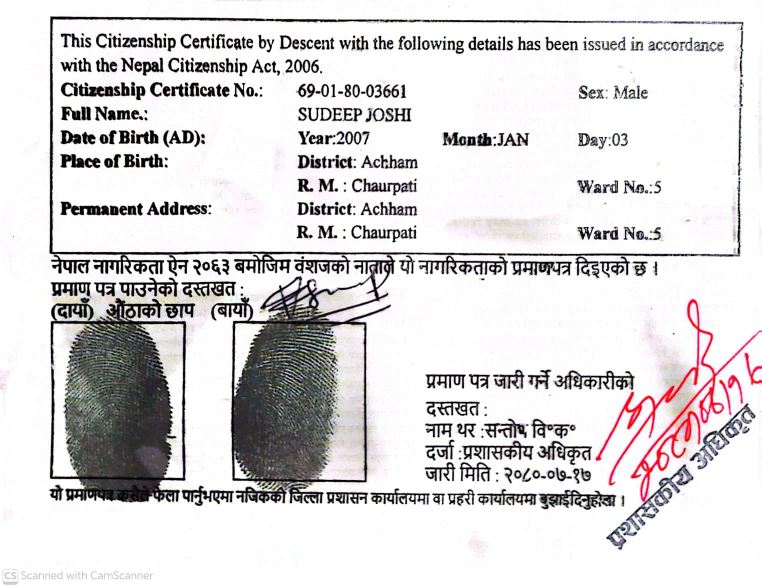
#> input picture backend/models/citizenship.jpeg, 1523 x 1175 px (shown at 1/2 size)
$ python canonical_normalizer.py citizenship.jpeg out.png   (older library calls are emulated)
#> lines starting #> are read from the running program, lines starting #| are printed output that depends on the picture
"""Phase 1 — Canonical Geometric Normalization.

Detects the thick black rectangular border in the upper portion of
a Nepal citizenship card and applies a perspective (homography) warp
to produce a fixed-size canonical image (default 1200×600 px).

The output guarantees that the SAME field always appears at the SAME
pixel coordinates regardless of the source resolution or camera angle.
"""

from dataclasses import dataclass, field
from typing import List, Optional, Tuple

import cv2
import numpy as np


# ---------------------------------------------------------------- config ---

@dataclass
class CanonicalConfig:
    """Tunable parameters for border detection and warping."""
    # Output dimensions (width × height) of the canonical image.
    canonical_width: int = 1200
    canonical_height: int = 600

    # Morphology / edge parameters
    blur_ksize: int = 5
    canny_low: int = 30
    canny_high: int = 120
    dilate_iterations: int = 3
    morph_ksize: int = 5

    # Contour filtering — the black border rectangle should occupy
    # a significant portion of the image.
    min_area_ratio: float = 0.10   # contour area / image area
    max_area_ratio: float = 0.95
    approx_epsilon_ratio: float = 0.02  # cv2.approxPolyDP epsilon

    aspect_ratio_range: Tuple[float, float] = (1.3, 5.0)

    # Adaptive thresholding fallback
    adaptive_block_size: int = 51
    adaptive_c: int = 10

    # Whether to try multiple strategies and pick the best
    multi_strategy: bool = True


# ---------------------------------------------------------------- result ---

@dataclass
class WarpMetadata:
    """Metadata about the perspective transform performed."""
    original_corners: List[List[int]]       # 4 corners in original image coords
    canonical_size: Tuple[int, int]          # (width, height)
    homography_matrix: Optional[List[List[float]]] = None
    strategy_used: str = ""
    explanation: str = ""


@dataclass
class CanonicalResult:
    """Output of Phase 1."""
    canonical_image: np.ndarray             # The warped, fixed-size image
    metadata: WarpMetadata
    success: bool = True
    error: Optional[str] = None


# -------------------------------------------------------------- helpers ---

def _load_bgr(path: str) -> np.ndarray:
#> called with path = 'citizenship.jpeg'
    img = cv2.imread(path)
#> img is the input picture: shape (1175, 1523, 3); mean B, G, R 216.8, 216, 218.5
    if img is None:
        raise ValueError(f"Cannot read image: {path}")
    return img


def _preprocess_for_detection(image_bgr: np.ndarray) -> np.ndarray:
    """Apply CLAHE and light sharpening to improve edge detection
    across varying lighting, contrast and image quality."""
    lab = cv2.cvtColor(image_bgr, cv2.COLOR_BGR2LAB)
    l_ch, a_ch, b_ch = cv2.split(lab)
    clahe = cv2.createCLAHE(clipLimit=2.0, tileGridSize=(8, 8))
    l_ch = clahe.apply(l_ch)
    enhanced = cv2.merge([l_ch, a_ch, b_ch])
    enhanced = cv2.cvtColor(enhanced, cv2.COLOR_LAB2BGR)
    return enhanced


def _order_points(pts: np.ndarray) -> np.ndarray:
    """Order 4 points as [top-left, top-right, bottom-right, bottom-left].

    Uses the sum and difference heuristic:
      - top-left has the smallest sum (x+y)
      - bottom-right has the largest sum
      - top-right has the smallest difference (y-x)
      - bottom-left has the largest difference
    """
    rect = np.zeros((4, 2), dtype=np.float32)
    s = pts.sum(axis=1)
    d = np.diff(pts, axis=1).ravel()
    rect[0] = pts[np.argmin(s)]   # top-left
    rect[2] = pts[np.argmax(s)]   # bottom-right
    rect[1] = pts[np.argmin(d)]   # top-right
    rect[3] = pts[np.argmax(d)]   # bottom-left
    return rect


def _compute_homography(src_corners: np.ndarray,
                        dst_w: int, dst_h: int) -> Tuple[np.ndarray, np.ndarray]:
    """Return (homography_matrix, destination_corners)."""
    dst = np.array([
        [0, 0],
        [dst_w - 1, 0],
        [dst_w - 1, dst_h - 1],
        [0, dst_h - 1],
    ], dtype=np.float32)
    M, _ = cv2.findHomography(src_corners, dst)
    return M, dst


def _valid_quad(pts: np.ndarray, img_area: float,
                cfg: CanonicalConfig) -> bool:
    """Check that the quadrilateral is roughly rectangular and large enough."""
    area = cv2.contourArea(pts)
    ratio = area / max(1.0, img_area)
    if ratio < cfg.min_area_ratio or ratio > cfg.max_area_ratio:
        return False
    ordered = _order_points(pts.reshape(4, 2))
    w_top = np.linalg.norm(ordered[1] - ordered[0])
    w_bot = np.linalg.norm(ordered[2] - ordered[3])
    h_left = np.linalg.norm(ordered[3] - ordered[0])
    h_right = np.linalg.norm(ordered[2] - ordered[1])
    avg_w = (w_top + w_bot) / 2
    avg_h = (h_left + h_right) / 2
    if avg_h < 1:
        return False
    ar = avg_w / avg_h
    return cfg.aspect_ratio_range[0] <= ar <= cfg.aspect_ratio_range[1]


# ------------------------------------------------ detection strategies ---

def _strategy_canny(image_bgr: np.ndarray,
                    cfg: CanonicalConfig) -> List[np.ndarray]:
    """Detect border via Canny edge detection + contour approximation."""
    enhanced = _preprocess_for_detection(image_bgr)
    gray = cv2.cvtColor(enhanced, cv2.COLOR_BGR2GRAY)
    blurred = cv2.GaussianBlur(gray, (cfg.blur_ksize, cfg.blur_ksize), 0)
    edges = cv2.Canny(blurred, cfg.canny_low, cfg.canny_high)
    kernel = cv2.getStructuringElement(
        cv2.MORPH_RECT, (cfg.morph_ksize, cfg.morph_ksize))
    edges = cv2.dilate(edges, kernel, iterations=cfg.dilate_iterations)
    contours, _ = cv2.findContours(edges, cv2.RETR_TREE,
                                   cv2.CHAIN_APPROX_SIMPLE)
    return _all_quads(contours, image_bgr.shape, cfg)


def _strategy_adaptive_threshold(image_bgr: np.ndarray,
                                 cfg: CanonicalConfig) -> List[np.ndarray]:
    """Detect border via adaptive thresholding for varied lighting."""
    enhanced = _preprocess_for_detection(image_bgr)
    gray = cv2.cvtColor(enhanced, cv2.COLOR_BGR2GRAY)
    blurred = cv2.GaussianBlur(gray, (cfg.blur_ksize, cfg.blur_ksize), 0)
    block = cfg.adaptive_block_size
    if block % 2 == 0:
        block += 1
    thresh = cv2.adaptiveThreshold(
        blurred, 255, cv2.ADAPTIVE_THRESH_MEAN_C,
        cv2.THRESH_BINARY_INV, block, cfg.adaptive_c)

    kernel = cv2.getStructuringElement(
        cv2.MORPH_RECT, (cfg.morph_ksize, cfg.morph_ksize))
    thresh = cv2.morphologyEx(thresh, cv2.MORPH_CLOSE, kernel, iterations=2)
    thresh = cv2.dilate(thresh, kernel, iterations=cfg.dilate_iterations)
    contours, _ = cv2.findContours(thresh, cv2.RETR_TREE,
                                   cv2.CHAIN_APPROX_SIMPLE)
    return _all_quads(contours, image_bgr.shape, cfg)


def _strategy_color_border(image_bgr: np.ndarray,
                           cfg: CanonicalConfig) -> List[np.ndarray]:
    """Detect the *black* border specifically via HSV color filtering."""
    hsv = cv2.cvtColor(image_bgr, cv2.COLOR_BGR2HSV)
    # Black: low saturation, low value
    mask = cv2.inRange(hsv, (0, 0, 0), (180, 100, 80))
    kernel = cv2.getStructuringElement(
        cv2.MORPH_RECT, (cfg.morph_ksize, cfg.morph_ksize))
    mask = cv2.morphologyEx(mask, cv2.MORPH_CLOSE, kernel, iterations=3)
    mask = cv2.dilate(mask, kernel, iterations=cfg.dilate_iterations)

    contours, _ = cv2.findContours(mask, cv2.RETR_TREE,
                                   cv2.CHAIN_APPROX_SIMPLE)
    return _all_quads(contours, image_bgr.shape, cfg)


def _strategy_hough_lines(image_bgr: np.ndarray,
                          cfg: CanonicalConfig) -> Optional[np.ndarray]:
    """Detect border via Hough line intersection for strong straight edges."""
    gray = cv2.cvtColor(image_bgr, cv2.COLOR_BGR2GRAY)
    blurred = cv2.GaussianBlur(gray, (cfg.blur_ksize, cfg.blur_ksize), 0)
    edges = cv2.Canny(blurred, cfg.canny_low, cfg.canny_high)

    h, w = edges.shape[:2]
    min_line_len = min(h, w) // 4
    lines = cv2.HoughLinesP(edges, 1, np.pi / 180, threshold=80,
                            minLineLength=min_line_len, maxLineGap=20)
    if lines is None or len(lines) < 4:
        return None

    # Separate horizontal and vertical lines
    horizontals = []
    verticals = []
    for line in lines:
        x1, y1, x2, y2 = line[0]
        angle = abs(np.degrees(np.arctan2(y2 - y1, x2 - x1)))
        length = np.sqrt((x2 - x1) ** 2 + (y2 - y1) ** 2)
        if angle < 15 or angle > 165:
            horizontals.append((y1, y2, x1, x2, length))
        elif 75 < angle < 105:
            verticals.append((x1, x2, y1, y2, length))

    if len(horizontals) < 2 or len(verticals) < 2:
        return None

    # Pick top/bottom horizontals and left/right verticals
    horizontals.sort(key=lambda l: (l[0] + l[1]) / 2)
    verticals.sort(key=lambda l: (l[0] + l[1]) / 2)

    top_y = (horizontals[0][0] + horizontals[0][1]) / 2
    bot_y = (horizontals[-1][0] + horizontals[-1][1]) / 2
    left_x = (verticals[0][0] + verticals[0][1]) / 2
    right_x = (verticals[-1][0] + verticals[-1][1]) / 2

    pts = np.array([
        [left_x, top_y],
        [right_x, top_y],
        [right_x, bot_y],
        [left_x, bot_y],
    ], dtype=np.float32)
    img_area = float(h * w)
    if _valid_quad(pts.reshape(4, 1, 2).astype(np.int32), img_area, cfg):
        return pts
    return None


# [202 lines left out: function _strategy_line_reconstruct, not called in this run]


def _all_quads(contours, img_shape, cfg: CanonicalConfig) -> List[np.ndarray]:
    """Find ALL valid quadrilateral contours (sorted by area desc).

    Tries multiple epsilon values for approxPolyDP and also uses
    minAreaRect for large contours that don't simplify to 4 vertices.
    """
    h, w = img_shape[:2]
    img_area = float(h * w)
    seen_areas = set()  # deduplicate by rounded area
    candidates = []

    epsilons = [cfg.approx_epsilon_ratio, 0.03, 0.04, 0.05]
    # deduplicate epsilon list while preserving order
    used_eps = []
    for e in epsilons:
        if e not in used_eps:
            used_eps.append(e)

    for cnt in contours:
        peri = cv2.arcLength(cnt, True)
        cnt_area = cv2.contourArea(cnt)
        if cnt_area / img_area < cfg.min_area_ratio:
            continue

        found_quad = False
        for eps in used_eps:
            approx = cv2.approxPolyDP(cnt, eps * peri, True)
            if len(approx) == 4 and cv2.isContourConvex(approx):
                if _valid_quad(approx, img_area, cfg):
                    area = cv2.contourArea(approx)
                    area_key = round(area / 1000)
                    if area_key not in seen_areas:
                        seen_areas.add(area_key)
                        candidates.append((area, approx))
                    found_quad = True
                    break  # first epsilon that works

        # Fallback: minAreaRect for large contours that didn't simplify
        if not found_quad:
            rect = cv2.minAreaRect(cnt)
            box = cv2.boxPoints(rect)
            box_int = box.astype(np.int32).reshape(4, 1, 2)
            if _valid_quad(box_int, img_area, cfg):
                area = cv2.contourArea(box_int)
                area_key = round(area / 1000)
                if area_key not in seen_areas:
                    seen_areas.add(area_key)
                    candidates.append((area, box_int))

    if not candidates:
        return []

    # Return all valid quads, sorted by area descending
    candidates.sort(key=lambda x: x[0], reverse=True)
    return [_order_points(c[1].reshape(4, 2)) for c in candidates]


# ---------------------------------------------------------- normalizer ---

class CanonicalNormalizer:
    """Detect the inner English info-box border of a Nepal citizenship card
    and warp it to a fixed 1200×600 canonical image.
    """

    def __init__(self, cfg: Optional[CanonicalConfig] = None):
        self.cfg = cfg or CanonicalConfig()

    # ---- border detection ------------------------------------------

    def _detect_border(self, image_bgr: np.ndarray) -> Tuple[Optional[np.ndarray], str]:
        """Try multiple strategies, collect all quads, prefer inner English box."""
        strategies = [
            ("canny_edge", _strategy_canny),
            ("adaptive_threshold", _strategy_adaptive_threshold),
            ("color_border", _strategy_color_border),
            ("hough_lines", _strategy_hough_lines),
        ]
        if not self.cfg.multi_strategy:
            strategies = strategies[:1]

        h, w = image_bgr.shape[:2]

        # Collect all candidate quads from all strategies
        all_candidates: List[Tuple[np.ndarray, str]] = []
        for name, fn in strategies:
            if name == "hough_lines":
                corners = fn(image_bgr, self.cfg)
                if corners is not None:
                    all_candidates.append((corners, name))
            else:
                quads = fn(image_bgr, self.cfg)
                for q in quads:
                    all_candidates.append((q, name))
#> this loop made 4 passes
#> quads on pass 3: [[[95, 26], [1492, 38], [1483, 1026], [86, 1014]]]
#> pass 1, in _preprocess_for_detection, `l_ch, a_ch, b_ch = cv2.split(lab)`:
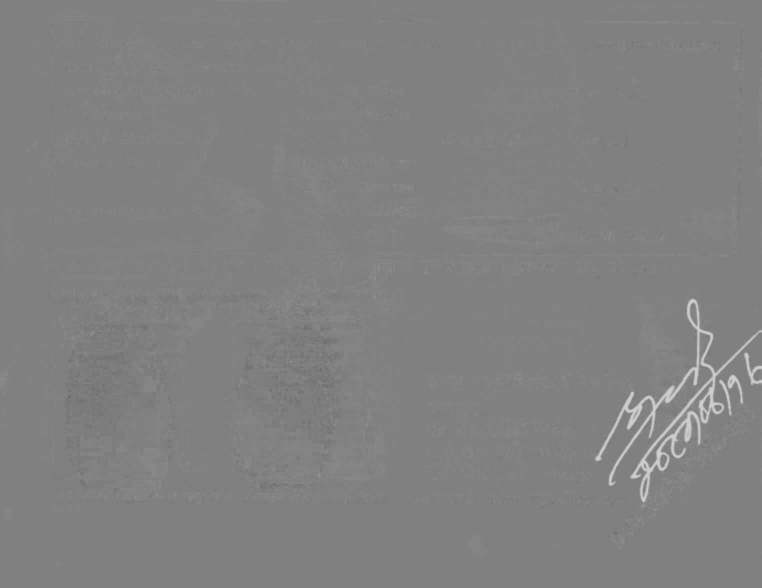
#> a_ch: shape (1175, 1523) (shown at 1/2 size); min 106, max 209, mean 129
#> after the loop, all_candidates = 5 items

        if not all_candidates:
            return None, ""

        # Separate inner (English info-box) vs outer (full card) quads.
        # The inner box sits in the upper portion of the card, so its
        # bottom-y should be < 75% of image height (relaxed for tilted/
        # zoomed images where the box can be lower than expected).
        inner = []
        outer = []
        for corners, name in all_candidates:
            ordered = _order_points(
                corners.reshape(4, 2) if corners.ndim == 3 else corners)
            bottom_y = max(ordered[2][1], ordered[3][1])
            top_y = min(ordered[0][1], ordered[1][1])
            quad_h = bottom_y - top_y
            if bottom_y < 0.75 * h and quad_h < 0.75 * h:
                area = cv2.contourArea(ordered.astype(np.int32))
                # Score by area AND how close aspect ratio is to ~2:1
                w_top = np.linalg.norm(ordered[1] - ordered[0])
                w_bot = np.linalg.norm(ordered[2] - ordered[3])
                h_left = np.linalg.norm(ordered[3] - ordered[0])
                h_right = np.linalg.norm(ordered[2] - ordered[1])
                avg_w = (w_top + w_bot) / 2
                avg_h_q = (h_left + h_right) / 2
                ar = avg_w / max(1, avg_h_q)
                # Ideal AR for Nepal citizenship inner box is ~2.0
                ar_score = 1.0 / (1.0 + abs(ar - 2.0))
                composite_score = area * ar_score
                inner.append((composite_score, ordered, name))
            else:
                area = cv2.contourArea(ordered.astype(np.int32))
                outer.append((area, ordered, name))
#> this loop made 5 passes
#> (name, s in _order_points, d in _order_points, ordered, bottom_y, top_y, quad_h, area) on passes 2, 4: ('canny_edge', [158, 1519, 1961, 609], [-64, -1411, -959, 385], [[111, 47], [1465, 54], [1460, 501], [112, 497]], 501, 47, 454, 605934.5), ('adaptive_threshold', [159, 1520, 1960, 609], [-65, -1412, -960, 385], [[112, 47], [1466, 54], [1460, 500], [112, 497]], 500, 47, 453, 605263)
#> after the loop, inner = [(301131.5, [[111, 47], [1465, 54], [1460, 501], [112, 497]], 'canny_edge'), (300302.2, [[112, 47], [1466, 54], [1460, 500], [112, 497]], 'adaptive_threshold')]; outer = [(1534831, [[94, 25], [1527, 36], [1519, 1107], [86, 1096]], 'canny_edge'), (1538049, [[93, 25], [1527, 35], [1519, 1108], [85, 1097]], 'adaptive_threshold'), (1380344, [[95, 26], [1492, 38], [1483, 1026], [86, 1014]], 'color_border')]

        if inner:
            inner.sort(key=lambda x: x[0], reverse=True)
            best = self._refine_corners(inner[0][1], image_bgr)
            return best, inner[0][2]

        # -- Line reconstruction: inner box edges exist but don't
        #    form closed contours (e.g. broken/missing vertical edges).
        line_quad = _strategy_line_reconstruct(image_bgr, self.cfg)
        if line_quad is not None:
            return line_quad, "line_reconstruct"

        # -- Deskew stage: no inner box found directly --
        # The image may be tilted so the inner box contour doesn't close
        # into a clean quad.  Detect the tilt angle from the inner dark
        # rectangular mark itself (via minAreaRect on contours that match
        # inner-box geometry), rotate the image to straighten it, then
        # re-run full inner-box detection.
        tilt = self._detect_inner_rect_tilt(image_bgr)
        if tilt is not None:
            inner2 = self._deskew_and_detect_inner(image_bgr, tilt)
            if inner2 is not None:
                return inner2, "inner_deskew"

        # Fall back to the largest outer box
        if outer:
            outer.sort(key=lambda x: x[0], reverse=True)
            return outer[0][1], outer[0][2]

        return None, ""

    # [192 lines left out: functions _detect_inner_rect_tilt, _deskew_and_detect_inner, _hough_inner_box, not called in this run]

    # ---- warping ---------------------------------------------------

    def _refine_corners(self, corners: np.ndarray,
                        image_bgr: np.ndarray) -> np.ndarray:
        """Refine corner positions using local horizontal-edge analysis.

        Contour-based detection can place a corner where the border is
        faint or absent (broken edge, shadow, etc.).  This method:

        1.  For each corner, finds the nearest *strong* horizontal edge
            within ±80 pixels using the Sobel gradient magnitude.
        2.  Any corner without a strong nearby edge is predicted from
            the other three corners (same-side height from the opposite
            strong pair).

        This ensures the final four corners lie on actual border edges,
        producing a distortion-free perspective warp.
        """
        gray = cv2.cvtColor(image_bgr, cv2.COLOR_BGR2GRAY)
        h, w = image_bgr.shape[:2]
        sobel_y = np.abs(cv2.Sobel(gray, cv2.CV_64F, 0, 1, ksize=5))
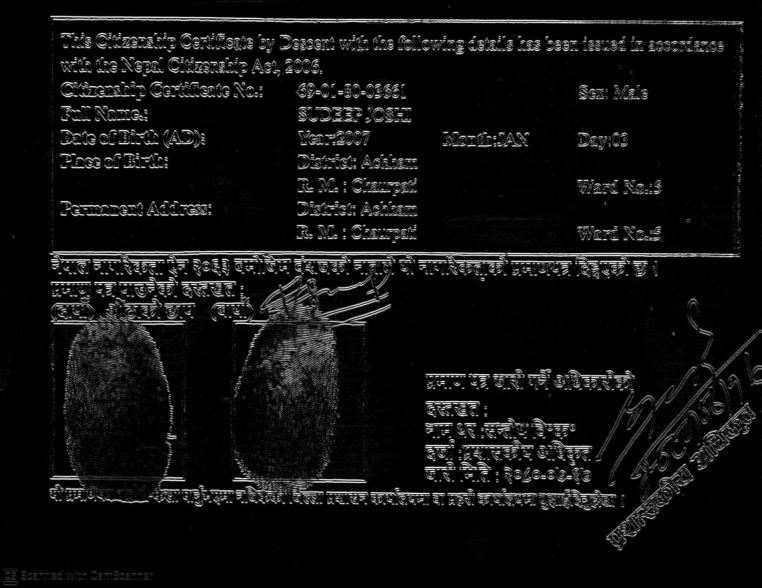
#> sobel_y: shape (1175, 1523) float64 (shown at 1/2 size); min 0, max 12167, mean 756.6; drawn with min black and max white

        ordered = _order_points(
            corners.reshape(4, 2) if corners.ndim == 3 else corners
        ).astype(np.float64)
#> (the rest of the program and of its run is left out)
